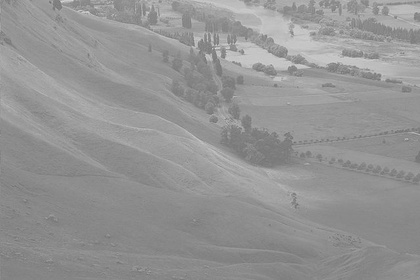
%> input picture i/imagesfolder/fields.jpg, 420 x 280 px, shrunk from 640 x 427 before the run
$ octave threshold.m   (GNU Octave 9; MATLAB toolbox functions it lacks are replaced by stand-ins)
%> lines starting %> are read from the running program, lines starting %| are printed output that depends on the picture; in (x1, y1, x2, y2) boxes, pixels count from 0 and x2, y2 are one past the last pixel; in counts of white or black regions, pixels touching at a corner belong together; the program's own positions count from 1
pkg load image;
clear all;

r=imread("fields.jpg");
%> r is the input picture: size 280x420 uint8; min 108, max 221, mean 148
#r=rgb2gray(r);
#r=im2double(r);
imhist(r);
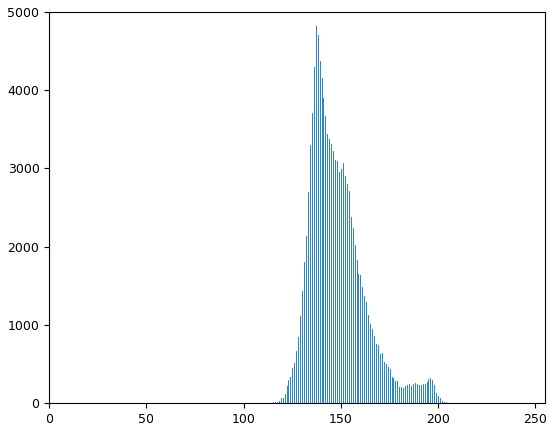
%> figure redrawn from the program's plot data; highest point at x = 137, y = 4818
thr=150;
[m n]=size(r);
%> m = 280; n = 420
s=zeros(m,n);
for i=1:m
  for j=1:n
    if(r(i,j))>thr
    s(i,j)=1;
    else
    s(i,j)=0;
    endif
  endfor
 endfor
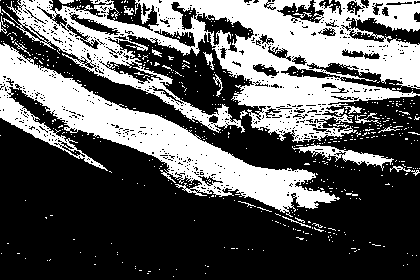
%> s: size 280x420 double; values 0 (black) and 1 (white), 36% white; 529 white regions (509 under 20 px), largest, box (x1, y1, x2, y2) and area: (2, 0, 420, 143) 25427, (0, 43, 340, 217) 14106, (292, 143, 394, 171) 755

subplot(2,2,1); imshow(r); title("original");
subplot(2,2,2); imhist(r); title("original histogram");
subplot(2,2,3); imshow(s); title("thresholded image");
subplot(2,2,4); imhist(s); title("threshold histogram");
%> after `title("threshold histogram")`:
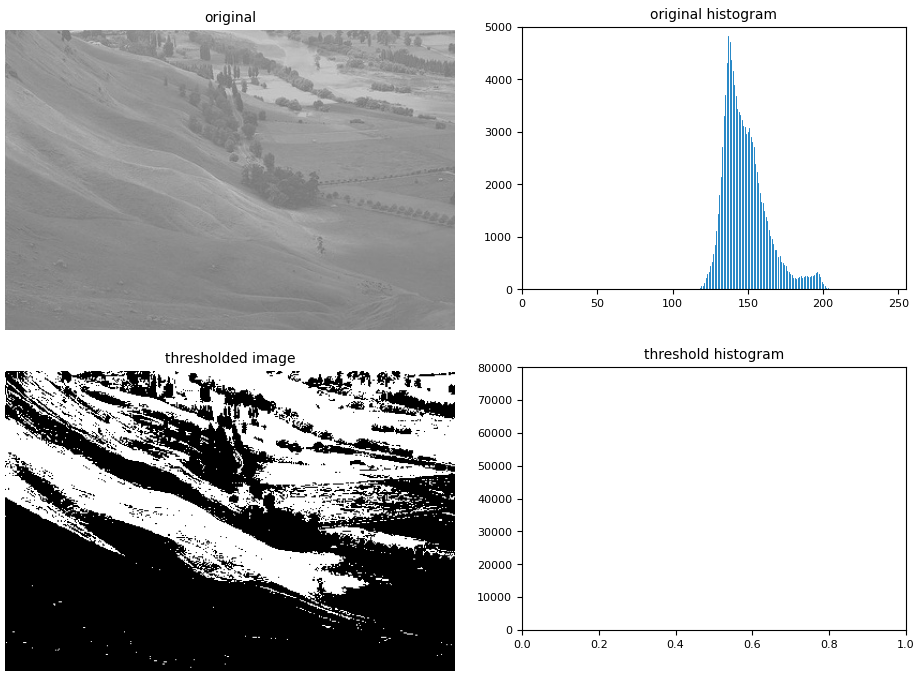
%> figure redrawn from the program's plot data, 4 panels
